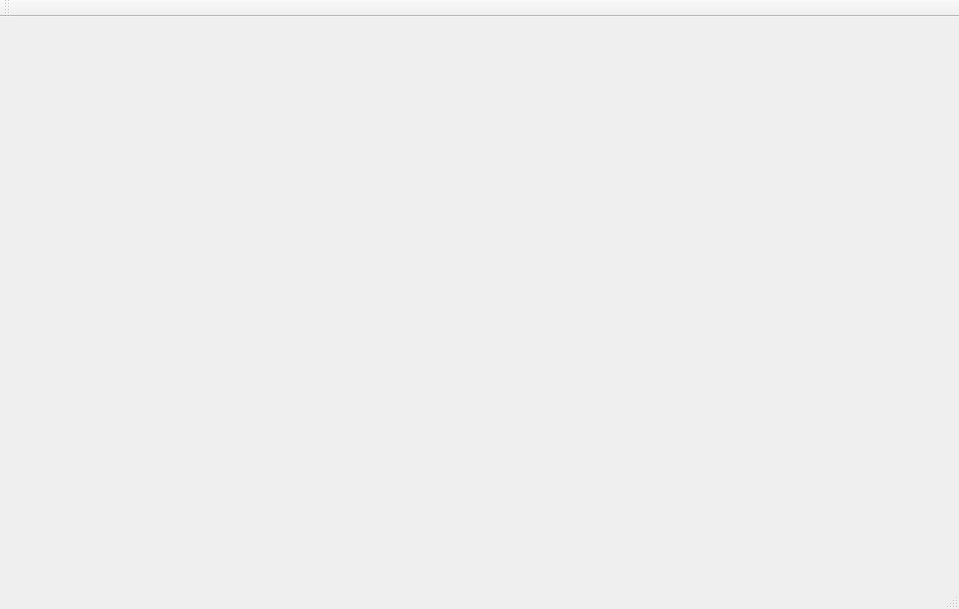
<?xml version="1.0" encoding="UTF-8"?>
<ui version="4.0">
 <class>MainWindow</class>
 <widget class="QMainWindow" name="MainWindow">
  <property name="geometry">
   <rect>
    <x>0</x>
    <y>0</y>
    <width>959</width>
    <height>609</height>
   </rect>
  </property>
  <property name="windowTitle">
   <string>MainWindow</string>
  </property>
  <widget class="QWidget" name="centralWidget">
   <widget class="QLabel" name="err1">
    <property name="geometry">
     <rect>
      <x>20</x>
      <y>60</y>
      <width>201</width>
      <height>17</height>
     </rect>
    </property>
    <property name="text">
     <string/>
    </property>
   </widget>
   <widget class="QLabel" name="err2">
    <property name="geometry">
     <rect>
      <x>20</x>
      <y>80</y>
      <width>191</width>
      <height>17</height>
     </rect>
    </property>
    <property name="text">
     <string/>
    </property>
   </widget>
  </widget>
  <widget class="QMenuBar" name="menuBar">
   <property name="geometry">
    <rect>
     <x>0</x>
     <y>0</y>
     <width>959</width>
     <height>22</height>
    </rect>
   </property>
  </widget>
  <widget class="QToolBar" name="mainToolBar">
   <attribute name="toolBarArea">
    <enum>TopToolBarArea</enum>
   </attribute>
   <attribute name="toolBarBreak">
    <bool>false</bool>
   </attribute>
  </widget>
  <widget class="QStatusBar" name="statusBar"/>
  <action name="action">
   <property name="text">
    <string> </string>
   </property>
  </action>
 </widget>
 <layoutdefault spacing="6" margin="11"/>
 <resources/>
 <connections/>
</ui>
